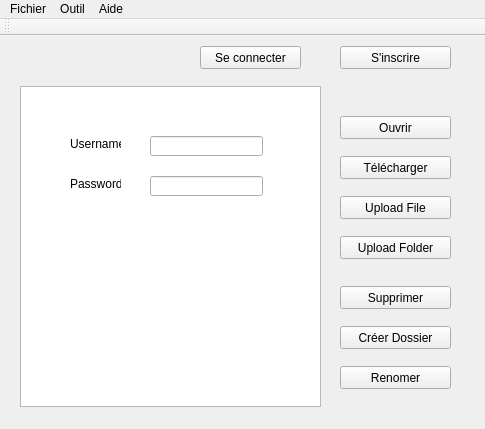
<?xml version="1.0" encoding="UTF-8"?>
<ui version="4.0">
 <class>MainWindow</class>
 <widget class="QMainWindow" name="MainWindow">
  <property name="geometry">
   <rect>
    <x>0</x>
    <y>0</y>
    <width>485</width>
    <height>429</height>
   </rect>
  </property>
  <property name="windowTitle">
   <string>MainWindow</string>
  </property>
  <widget class="QWidget" name="centralWidget">
   <widget class="QLabel" name="labelPassword">
    <property name="geometry">
     <rect>
      <x>70</x>
      <y>140</y>
      <width>51</width>
      <height>16</height>
     </rect>
    </property>
    <property name="text">
     <string>Password</string>
    </property>
   </widget>
   <widget class="QPushButton" name="pushButtonOpen">
    <property name="geometry">
     <rect>
      <x>340</x>
      <y>80</y>
      <width>111</width>
      <height>23</height>
     </rect>
    </property>
    <property name="text">
     <string>Ouvrir</string>
    </property>
   </widget>
   <widget class="QPushButton" name="pushButtonDelete">
    <property name="geometry">
     <rect>
      <x>340</x>
      <y>250</y>
      <width>111</width>
      <height>23</height>
     </rect>
    </property>
    <property name="text">
     <string>Supprimer</string>
    </property>
   </widget>
   <widget class="QLineEdit" name="lineEditUsername">
    <property name="geometry">
     <rect>
      <x>150</x>
      <y>100</y>
      <width>113</width>
      <height>20</height>
     </rect>
    </property>
   </widget>
   <widget class="QListWidget" name="listWidget">
    <property name="geometry">
     <rect>
      <x>20</x>
      <y>50</y>
      <width>301</width>
      <height>321</height>
     </rect>
    </property>
   </widget>
   <widget class="QLabel" name="labelUsername">
    <property name="geometry">
     <rect>
      <x>70</x>
      <y>100</y>
      <width>51</width>
      <height>16</height>
     </rect>
    </property>
    <property name="text">
     <string>Username</string>
    </property>
   </widget>
   <widget class="QPushButton" name="pushButtonSuscribe">
    <property name="geometry">
     <rect>
      <x>340</x>
      <y>10</y>
      <width>111</width>
      <height>23</height>
     </rect>
    </property>
    <property name="text">
     <string>S'inscrire</string>
    </property>
   </widget>
   <widget class="QLineEdit" name="lineEditPassword">
    <property name="geometry">
     <rect>
      <x>150</x>
      <y>140</y>
      <width>113</width>
      <height>20</height>
     </rect>
    </property>
   </widget>
   <widget class="QPushButton" name="pushButtonUploadFolder">
    <property name="geometry">
     <rect>
      <x>340</x>
      <y>200</y>
      <width>111</width>
      <height>23</height>
     </rect>
    </property>
    <property name="text">
     <string>Upload Folder</string>
    </property>
   </widget>
   <widget class="QPushButton" name="pushButtonNewFolder">
    <property name="geometry">
     <rect>
      <x>340</x>
      <y>290</y>
      <width>111</width>
      <height>23</height>
     </rect>
    </property>
    <property name="text">
     <string>Créer Dossier</string>
    </property>
   </widget>
   <widget class="QPushButton" name="pushButtonConnect">
    <property name="geometry">
     <rect>
      <x>200</x>
      <y>10</y>
      <width>101</width>
      <height>23</height>
     </rect>
    </property>
    <property name="text">
     <string>Se connecter</string>
    </property>
   </widget>
   <widget class="QPushButton" name="pushButtonUploadFile">
    <property name="geometry">
     <rect>
      <x>340</x>
      <y>160</y>
      <width>111</width>
      <height>23</height>
     </rect>
    </property>
    <property name="text">
     <string>Upload File</string>
    </property>
   </widget>
   <widget class="QPushButton" name="pushButtonDownload">
    <property name="geometry">
     <rect>
      <x>340</x>
      <y>120</y>
      <width>111</width>
      <height>23</height>
     </rect>
    </property>
    <property name="text">
     <string>Télécharger</string>
    </property>
   </widget>
   <widget class="QPushButton" name="pushButtonRename">
    <property name="geometry">
     <rect>
      <x>340</x>
      <y>330</y>
      <width>111</width>
      <height>23</height>
     </rect>
    </property>
    <property name="text">
     <string>Renomer</string>
    </property>
   </widget>
   <zorder>listWidget</zorder>
   <zorder>labelPassword</zorder>
   <zorder>pushButtonOpen</zorder>
   <zorder>pushButtonDelete</zorder>
   <zorder>lineEditUsername</zorder>
   <zorder>labelUsername</zorder>
   <zorder>pushButtonSuscribe</zorder>
   <zorder>lineEditPassword</zorder>
   <zorder>pushButtonUploadFolder</zorder>
   <zorder>pushButtonNewFolder</zorder>
   <zorder>pushButtonConnect</zorder>
   <zorder>pushButtonUploadFile</zorder>
   <zorder>pushButtonDownload</zorder>
   <zorder>pushButtonRename</zorder>
  </widget>
  <widget class="QMenuBar" name="menuBar">
   <property name="geometry">
    <rect>
     <x>0</x>
     <y>0</y>
     <width>485</width>
     <height>21</height>
    </rect>
   </property>
   <widget class="QMenu" name="menuFichier">
    <property name="title">
     <string>Fichier</string>
    </property>
    <addaction name="actionQuitter"/>
   </widget>
   <widget class="QMenu" name="menuOutil">
    <property name="title">
     <string>Outil</string>
    </property>
    <addaction name="actionModifier_Donnees"/>
    <addaction name="actionModifier_Password"/>
   </widget>
   <widget class="QMenu" name="menuAide">
    <property name="title">
     <string>Aide</string>
    </property>
    <addaction name="actionA_Propos"/>
   </widget>
   <addaction name="menuFichier"/>
   <addaction name="menuOutil"/>
   <addaction name="menuAide"/>
  </widget>
  <widget class="QToolBar" name="mainToolBar">
   <attribute name="toolBarArea">
    <enum>TopToolBarArea</enum>
   </attribute>
   <attribute name="toolBarBreak">
    <bool>false</bool>
   </attribute>
  </widget>
  <action name="actionQuitter">
   <property name="text">
    <string>Quitter</string>
   </property>
  </action>
  <action name="actionModifier_Donnees">
   <property name="text">
    <string>Modifier Donnees</string>
   </property>
  </action>
  <action name="actionModifier_Password">
   <property name="text">
    <string>Modifier Password</string>
   </property>
  </action>
  <action name="actionA_Propos">
   <property name="text">
    <string>A Propos</string>
   </property>
  </action>
 </widget>
 <layoutdefault spacing="6" margin="11"/>
 <resources/>
 <connections/>
</ui>
